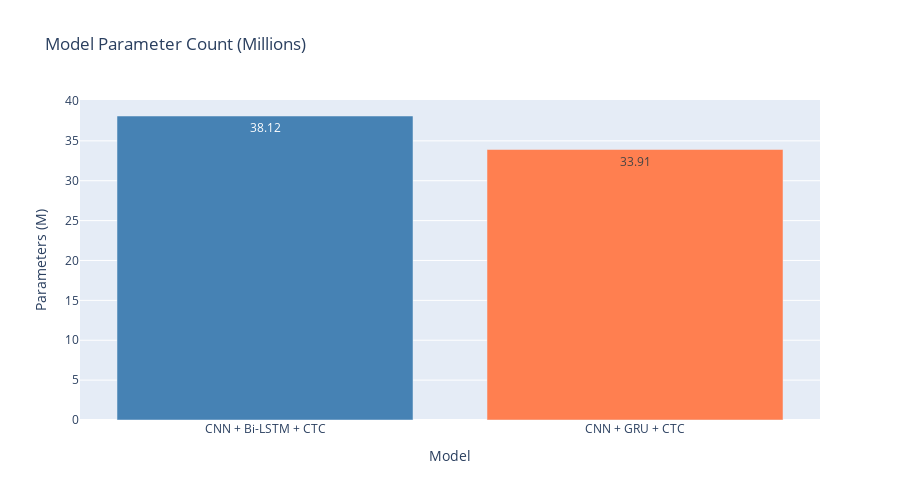

Source (notebook cell):
### Code cell
# Model comparison
def count_parameters(model):
    return sum(p.numel() for p in model.parameters())

model_stats = pd.DataFrame({
    'Model': ['CNN + Bi-LSTM + CTC', 'CNN + GRU + CTC'],
    'Parameters (M)': [
        count_parameters(model_bilstm) / 1e6,
        count_parameters(model_gru) / 1e6
    ]
})

print("\n📊 Model Architecture Comparison:")
print(model_stats.to_string(index=False))

# Visualization
fig = go.Figure()
fig.add_trace(go.Bar(
    x=model_stats['Model'],
    y=model_stats['Parameters (M)'],
    marker_color=['steelblue', 'coral'],
    text=model_stats['Parameters (M)'].round(2),
    textposition='auto'
))
fig.update_layout(
    title='Model Parameter Count (Millions)',
    xaxis_title='Model',
    yaxis_title='Parameters (M)',
    height=500,
    showlegend=False
)
fig.show()

param_reduction = (1 - model_stats['Parameters (M)'][1] / model_stats['Parameters (M)'][0]) * 100
print(f"\n💡 GRU has {param_reduction:.2f}% fewer parameters than Bi-LSTM")

### Figure 1 — Plotly figure (JSON) as saved in the notebook; plotly's stock layout.template omitted (floating-point values rounded to 4 significant figures)
{"data": [{"marker": {"color": ["steelblue", "coral"]}, "text": [38.12, 33.91], "textposition": "auto", "type": "bar", "x": ["CNN + Bi-LSTM + CTC", "CNN + GRU + CTC"], "y": [38.12, 33.91]}], "layout": {"height": 500, "showlegend": false, "title": {"text": "Model Parameter Count (Millions)"}, "xaxis": {"title": {"text": "Model"}}, "yaxis": {"title": {"text": "Parameters (M)"}}}}
